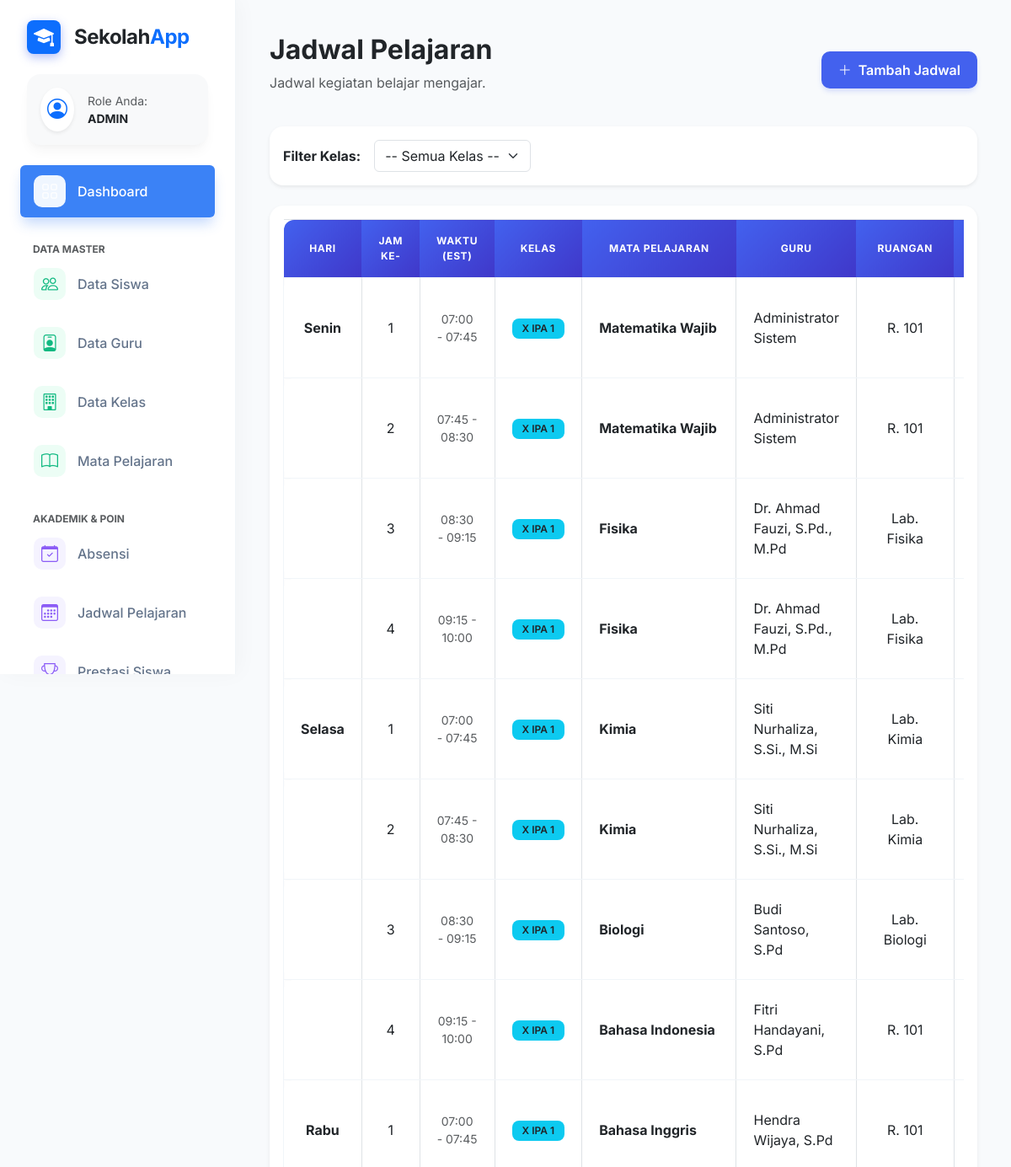
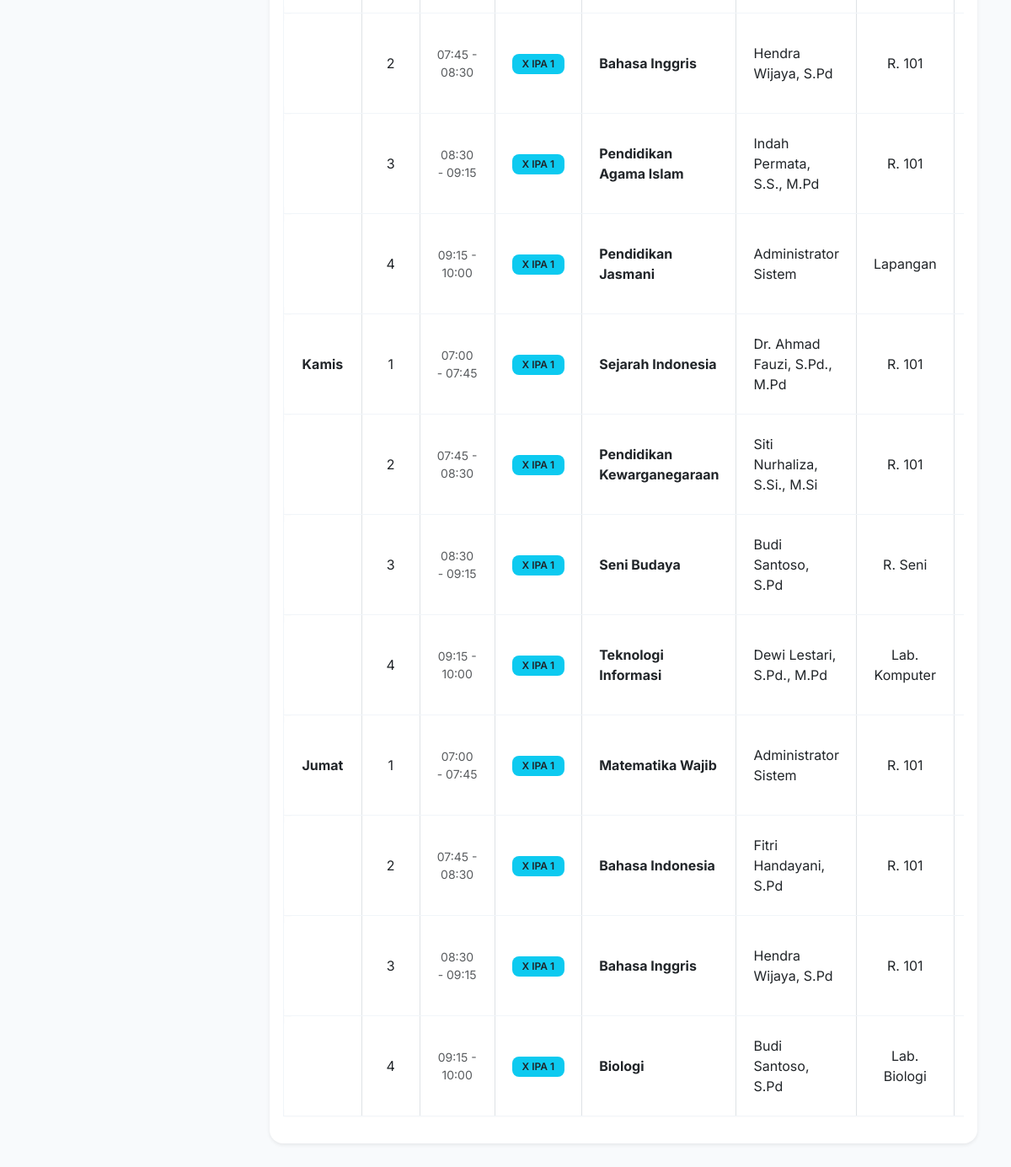
Page /jadwal (signed in) on the committed database (2 pictures, top to bottom).
### tables this page shows
CREATE TABLE `jadwal_kelas` (
  `id` INT AUTO_INCREMENT PRIMARY KEY,
  `hari` ENUM('Senin','Selasa','Rabu','Kamis','Jumat','Sabtu') NOT NULL,
  `sesi` INT NOT NULL,
  `mapel_id` INT,
  `kelas_id` INT,
  `guru_id` INT,
  `ruangan` VARCHAR(20),
  `tahun_ajaran` VARCHAR(9),
  `semester` ENUM('ganjil','genap') DEFAULT 'ganjil',
  `status` ENUM('aktif','nonaktif') DEFAULT 'aktif',
  `created_at` TIMESTAMP DEFAULT CURRENT_TIMESTAMP,
  `updated_at` TIMESTAMP DEFAULT CURRENT_TIMESTAMP ON UPDATE CURRENT_TIMESTAMP,
  UNIQUE KEY unique_jadwal (hari, sesi, kelas_id, tahun_ajaran, semester)
);

CREATE TABLE `kelas` (
  `id` INT AUTO_INCREMENT PRIMARY KEY,
  `kode_kelas` VARCHAR(10) UNIQUE NOT NULL,
  `nama_kelas` VARCHAR(50) NOT NULL,
  `tingkat` ENUM('X','XI','XII') NOT NULL,
  `jurusan` VARCHAR(50),
  `wali_kelas_id` INT NULL,
  `kapasitas` INT DEFAULT 30,
  `ruangan` VARCHAR(20),
  `tahun_ajaran` VARCHAR(9),
  `semester` ENUM('ganjil','genap') DEFAULT 'ganjil',
  `status` ENUM('aktif','nonaktif') DEFAULT 'aktif',
  `created_at` TIMESTAMP DEFAULT CURRENT_TIMESTAMP,
  `updated_at` TIMESTAMP DEFAULT CURRENT_TIMESTAMP ON UPDATE CURRENT_TIMESTAMP
);

CREATE TABLE `mata_pelajaran` (
  `id` INT AUTO_INCREMENT PRIMARY KEY,
  `kode_mapel` VARCHAR(10) UNIQUE NOT NULL,
  `nama_mapel` VARCHAR(100) NOT NULL,
  `kategori` ENUM('umum','jurusan','peminatan','ekstrakurikuler') DEFAULT 'umum',
  `tingkat` ENUM('X','XI','XII','semua') DEFAULT 'semua',
  `jurusan` VARCHAR(50),
  `guru_id` INT NULL,
  `kelas_id` INT NULL,
  `semester` ENUM('ganjil','genap','tahunan') DEFAULT 'tahunan',
  `tahun_ajaran` VARCHAR(9),
  `jam_per_minggu` INT DEFAULT 2,
  `deskripsi` TEXT,
  `status` ENUM('aktif','nonaktif') DEFAULT 'aktif',
  `created_at` TIMESTAMP DEFAULT CURRENT_TIMESTAMP,
  `updated_at` TIMESTAMP DEFAULT CURRENT_TIMESTAMP ON UPDATE CURRENT_TIMESTAMP
);

CREATE TABLE `users` (
  `id` INT AUTO_INCREMENT PRIMARY KEY,
  `username` VARCHAR(50) UNIQUE NOT NULL,
  `password` VARCHAR(255) NOT NULL,
  `nama_lengkap` VARCHAR(100) NOT NULL,
  `jenis_kelamin` ENUM('L','P') DEFAULT 'L',
  `nip` VARCHAR(30) UNIQUE,
  `tempat_lahir` VARCHAR(50),
  `tanggal_lahir` DATE,
  `alamat` TEXT,
  `no_telepon` VARCHAR(15),
  `email` VARCHAR(100) UNIQUE,
  `role` ENUM('admin','guru','siswa') DEFAULT 'guru',
  `jabatan` VARCHAR(100),
  `bidang_studi` VARCHAR(100),
  `foto` VARCHAR(255),
  `status` ENUM('aktif','nonaktif','pensiun','pindah') DEFAULT 'aktif',
  `last_login` TIMESTAMP,
  `created_at` TIMESTAMP DEFAULT CURRENT_TIMESTAMP,
  `updated_at` TIMESTAMP DEFAULT CURRENT_TIMESTAMP ON UPDATE CURRENT_TIMESTAMP
);

### controllers/JadwalController.php (called while the page is built, shortened)
<?php
class JadwalController extends BaseController
{
    public function index()
    {
        $model = $this->model('JadwalModel');
        $kelasModel = $this->model('KelasModel');
        $kelas_id = null;
        $data = [
            'title' => 'Jadwal Pelajaran',
            'jadwal' => $model->getAllJadwal($kelas_id),
            'kelas_list' => $kelasModel->getAllKelas(),
            'selected_kelas' => $kelas_id
        ];
        $this->view('jadwal/index', $data);
    }
}

### core/Router.php (called while the page is built, shortened)
<?php
class Router
{
    protected $method = 'index';
    public function __construct()
    {
        $url = $this->parseUrl();
        if (isset($url[0])) {
            $controllerName = ucfirst($url[0]) . 'Controller';
            if (file_exists(__DIR__ . '/../controllers/' . $controllerName . '.php')) {
                unset($url[0]);
            }
        }
        $this->controller = new $this->controller;
        $this->params = $url ? array_values($url) : [];
        call_user_func_array([$this->controller, $this->method], $this->params);
    }
    public function parseUrl()
    {
        if (isset($_GET['url'])) {
            return explode('/', filter_var(rtrim($_GET['url'], '/'), FILTER_SANITIZE_URL));
        }
        return [];
    }
}

### index.php (called while the page is built, shortened)
<?php
require_once 'config/database.php';
require_once 'core/Router.php';
require_once 'core/BaseModel.php';
$app = new Router();

### models/JadwalModel.php (called while the page is built, shortened)
<?php
class JadwalModel extends BaseModel
{
    public function getAllJadwal($kelas_id = null)
    {
        $sql = "SELECT j.*, m.nama_mapel, k.nama_kelas, u.nama_lengkap as nama_guru
                FROM jadwal_kelas j
                LEFT JOIN mata_pelajaran m ON j.mapel_id = m.id
                LEFT JOIN kelas k ON j.kelas_id = k.id
                LEFT JOIN users u ON j.guru_id = u.id
                WHERE j.status = 'aktif'";
        $sql .= " ORDER BY FIELD(j.hari, 'Senin','Selasa','Rabu','Kamis','Jumat','Sabtu'), j.sesi ASC";
        return $this->rawQuery($sql)->fetch_all(MYSQLI_ASSOC);
    }
}

### core/BaseModel.php (called while the page is built, shortened)
<?php
require_once __DIR__ . '/Database.php';
class BaseModel
{
    protected $db;
    public function __construct()
    {
        $this->db = new Database();
    }
    public function rawQuery($sql)
    {
        return $this->db->rawQuery($sql);
    }
}

### core/Database.php (called while the page is built, shortened)
<?php
class Database
{
    private $host = DB_HOST;
    private $user = DB_USER;
    private $pass = DB_PASS;
    private $dbname = DB_NAME;
    public $conn;
    private function connect()
    {
        $this->conn = new mysqli($this->host, $this->user, $this->pass, $this->dbname);
    }
    public function rawQuery($sql)
    {
        return $this->conn->query($sql);
    }
}

### views/jadwal/index.php (the view, shortened to what this page needs)
<div class="main-content">
    <div class="d-flex justify-content-between align-items-center mb-4">
        <div>
            <h2 class="fw-bold text-dark">Jadwal Pelajaran</h2>
            <p class="text-muted">Jadwal kegiatan belajar mengajar.</p>
        </div>
        <?php if ($_SESSION['role'] == 'admin'): ?>
            <a href="<?= BASE_URL ?>jadwal/create" class="btn btn-primary">
                <i class="bi bi-plus-lg me-2"></i>Tambah Jadwal
            </a>
        <?php endif; ?>
    </div>
    <div class="card border-0 shadow-sm mb-4">
        <div class="card-body">
            <form action="" method="GET" class="row g-3 align-items-center">
                <div class="col-auto">
                    <label class="col-form-label fw-bold">Filter Kelas:</label>
                </div>
                <div class="col-auto">
                    <select name="kelas_id" class="form-select" onchange="this.form.submit()">
                        <option value="">-- Semua Kelas --</option>
                    </select>
                </div>
            </form>
        </div>
    </div>
    <div class="card border-0 shadow-sm">
        <div class="card-body">
            <div class="table-responsive">
                <table class="table table-bordered table-hover align-middle w-100">
                    <thead class="bg-light text-center">
                        <tr>
                            <th>Hari</th>
                            <th>Jam Ke-</th>
                            <th>Waktu (Est)</th>
                            <th>Kelas</th>
                            <th>Mata Pelajaran</th>
                            <th>Guru</th>
                            <th>Ruangan</th>
                            <?php if ($_SESSION['role'] == 'admin'): ?>
                                <th width="100">Aksi</th>
                            <?php endif; ?>
                        </tr>
                    </thead>
                    <tbody>
                        <?php
                        $current_day = '';
                        if (empty($jadwal)): ?>
                            <tr>
                                <td colspan="8" class="text-center p-5 text-muted">Belum ada jadwal untuk kelas ini.</td>
                            </tr>
                        <?php else:
                            foreach ($jadwal as $row):
                                ?>
                                <tr>
                                    <td class="fw-bold bg-white text-center">
                                        <?php
                                        if ($current_day != $row['hari']) {
                                            echo $row['hari'];
                                            $current_day = $row['hari'];
                                        }
                                        ?>
                                    </td>
                                    <td class="text-center">
                                        <?= $row['sesi'] ?>
                                    </td>
                                    <td class="text-center text-muted small">
                                        <?php
                                        $start_min = 420 + ($row['sesi'] - 1) * 45;
                                        $end_min = $start_min + 45;
                                        echo sprintf("%02d:%02d - %02d:%02d", floor($start_min / 60), $start_min % 60, floor($end_min / 60), $end_min % 60);
                                        ?>
                                    </td>
                                    <td class="text-center"><span class="badge bg-info text-dark">
                                            <?= $row['nama_kelas'] ?>
                                        </span></td>
                                    <td>
                                        <div class="fw-bold">
                                            <?= $row['nama_mapel'] ?>
                                        </div>
                                    </td>
                                    <td>
                                        <?= $row['nama_guru'] ?>
                                    </td>
                                    <td class="text-center">
                                        <?= $row['ruangan'] ?>
                                    </td>
                                    <?php if ($_SESSION['role'] == 'admin'): ?>
                                        <td class="text-center">
                                        </td>
                                    <?php endif; ?>
                                </tr>
                            <?php endforeach; endif; ?>
                    </tbody>
                </table>
            </div>
        </div>
    </div>
</div>

### views/layouts/header.php (style rules this page uses)
:root { --primary-color: #4361ee; --primary-light: #eef2ff; --secondary-color: #3f37c9; --success-color: #10b981; --danger-color: #ef4444; --warning-color: #f59e0b; --info-color: #3b82f6; --sidebar-width: 280px; --bg-body: #f8fafc; --card-shadow: 0 10px 15px -3px rgba(0, 0, 0, 0.04), 0 4px 6px -2px rgba(0, 0, 0, 0.02); }
body { font-family: 'Inter', sans-serif; background-color: var(--bg-body); color: #1e293b; }
.main-content { margin-left: var(--sidebar-width); padding: 40px; }
.card { border: 1px solid #f1f5f9; border-radius: 16px; box-shadow: var(--card-shadow); transition: transform 0.2s, box-shadow 0.2s; background: #fff; }
.table:not(.calendar-table) thead th { border: none; background: linear-gradient(135deg, var(--primary-color), var(--secondary-color)); color: white; text-transform: uppercase; font-size: 0.75rem; font-weight: 700; letter-spacing: 0.05em; padding: 16px 20px; vertical-align: middle; }
.table:not(.calendar-table) thead th:first-child { border-top-left-radius: 12px; }
.table:not(.calendar-table) thead th:last-child { border-top-right-radius: 12px; }
.table:not(.calendar-table) tbody tr { background-color: #fff; box-shadow: 0 1px 3px rgba(0, 0, 0, 0.02); transition: all 0.2s; }
.table:not(.calendar-table) tbody td { padding: 16px 20px; border-top: 1px solid #f1f5f9; border-bottom: 1px solid #f1f5f9; }
.table:not(.calendar-table) tbody td:first-child { border-left: 1px solid #f1f5f9; border-top-left-radius: 12px; border-bottom-left-radius: 12px; }
.table:not(.calendar-table) tbody td:last-child { border-right: 1px solid #f1f5f9; border-top-right-radius: 12px; border-bottom-right-radius: 12px; }
.badge { padding: 6px 12px; font-weight: 600; border-radius: 8px; }
.btn { border-radius: 10px; padding: 10px 20px; font-weight: 600; transition: all 0.2s; }
.btn-primary { background-color: var(--primary-color); border: none; box-shadow: 0 4px 6px -1px rgba(67, 97, 238, 0.2); }

### rows in the picture
jadwal_kelas: hari "Senin", sesi "1", floor($start_min/60) "07", $start_min%60 "00", floor($end_min/60) "07", $end_min%60 "45", kelas.nama_kelas "X IPA 1", mapel.nama_mapel "Matematika Wajib", guru.nama_lengkap "Administrator Sistem", ruangan "R. 101"
jadwal_kelas: sesi "2", floor($start_min/60) "07", $start_min%60 "45", floor($end_min/60) "08", $end_min%60 "30", kelas.nama_kelas "X IPA 1", mapel.nama_mapel "Matematika Wajib", guru.nama_lengkap "Administrator Sistem", ruangan "R. 101"
jadwal_kelas: sesi "3", floor($start_min/60) "08", $start_min%60 "30", floor($end_min/60) "09", $end_min%60 "15", kelas.nama_kelas "X IPA 1", mapel.nama_mapel "Fisika", guru.nama_lengkap "Dr. Ahmad Fauzi, S.Pd., M.Pd", ruangan "Lab. Fisika"
jadwal_kelas: sesi "4", floor($start_min/60) "09", $start_min%60 "15", floor($end_min/60) "10", $end_min%60 "00", kelas.nama_kelas "X IPA 1", mapel.nama_mapel "Fisika", guru.nama_lengkap "Dr. Ahmad Fauzi, S.Pd., M.Pd", ruangan "Lab. Fisika"
jadwal_kelas: hari "Selasa", sesi "1", floor($start_min/60) "07", $start_min%60 "00", floor($end_min/60) "07", $end_min%60 "45", kelas.nama_kelas "X IPA 1", mapel.nama_mapel "Kimia", guru.nama_lengkap "Siti Nurhaliza, S.Si., M.Si", ruangan "Lab. Kimia"
jadwal_kelas: sesi "2", floor($start_min/60) "07", $start_min%60 "45", floor($end_min/60) "08", $end_min%60 "30", kelas.nama_kelas "X IPA 1", mapel.nama_mapel "Kimia", guru.nama_lengkap "Siti Nurhaliza, S.Si., M.Si", ruangan "Lab. Kimia"
jadwal_kelas: sesi "3", floor($start_min/60) "08", $start_min%60 "30", floor($end_min/60) "09", $end_min%60 "15", kelas.nama_kelas "X IPA 1", mapel.nama_mapel "Biologi", guru.nama_lengkap "Budi Santoso, S.Pd", ruangan "Lab. Biologi"
jadwal_kelas: sesi "4", floor($start_min/60) "09", $start_min%60 "15", floor($end_min/60) "10", $end_min%60 "00", kelas.nama_kelas "X IPA 1", mapel.nama_mapel "Bahasa Indonesia", guru.nama_lengkap "Fitri Handayani, S.Pd", ruangan "R. 101"
jadwal_kelas: hari "Rabu", sesi "1", floor($start_min/60) "07", $start_min%60 "00", floor($end_min/60) "07", $end_min%60 "45", kelas.nama_kelas "X IPA 1", mapel.nama_mapel "Bahasa Inggris", guru.nama_lengkap "Hendra Wijaya, S.Pd", ruangan "R. 101"
jadwal_kelas: sesi "2", floor($start_min/60) "07", $start_min%60 "45", floor($end_min/60) "08", $end_min%60 "30", kelas.nama_kelas "X IPA 1", mapel.nama_mapel "Bahasa Inggris", guru.nama_lengkap "Hendra Wijaya, S.Pd", ruangan "R. 101"
jadwal_kelas: sesi "3", floor($start_min/60) "08", $start_min%60 "30", floor($end_min/60) "09", $end_min%60 "15", kelas.nama_kelas "X IPA 1", mapel.nama_mapel "Pendidikan Agama Islam", guru.nama_lengkap "Indah Permata, S.S., M.Pd", ruangan "R. 101"
jadwal_kelas: sesi "4", floor($start_min/60) "09", $start_min%60 "15", floor($end_min/60) "10", $end_min%60 "00", kelas.nama_kelas "X IPA 1", mapel.nama_mapel "Pendidikan Jasmani", guru.nama_lengkap "Administrator Sistem", ruangan "Lapangan"
jadwal_kelas: hari "Kamis", sesi "1", floor($start_min/60) "07", $start_min%60 "00", floor($end_min/60) "07", $end_min%60 "45", kelas.nama_kelas "X IPA 1", mapel.nama_mapel "Sejarah Indonesia", guru.nama_lengkap "Dr. Ahmad Fauzi, S.Pd., M.Pd", ruangan "R. 101"
jadwal_kelas: sesi "2", floor($start_min/60) "07", $start_min%60 "45", floor($end_min/60) "08", $end_min%60 "30", kelas.nama_kelas "X IPA 1", mapel.nama_mapel "Pendidikan Kewarganegaraan", guru.nama_lengkap "Siti Nurhaliza, S.Si., M.Si", ruangan "R. 101"
jadwal_kelas: sesi "3", floor($start_min/60) "08", $start_min%60 "30", floor($end_min/60) "09", $end_min%60 "15", kelas.nama_kelas "X IPA 1", mapel.nama_mapel "Seni Budaya", guru.nama_lengkap "Budi Santoso, S.Pd", ruangan "R. Seni"
jadwal_kelas: sesi "4", floor($start_min/60) "09", $start_min%60 "15", floor($end_min/60) "10", $end_min%60 "00", kelas.nama_kelas "X IPA 1", mapel.nama_mapel "Teknologi Informasi", guru.nama_lengkap "Dewi Lestari, S.Pd., M.Pd", ruangan "Lab. Komputer"
jadwal_kelas: hari "Jumat", sesi "1", floor($start_min/60) "07", $start_min%60 "00", floor($end_min/60) "07", $end_min%60 "45", kelas.nama_kelas "X IPA 1", mapel.nama_mapel "Matematika Wajib", guru.nama_lengkap "Administrator Sistem", ruangan "R. 101"
jadwal_kelas: sesi "2", floor($start_min/60) "07", $start_min%60 "45", floor($end_min/60) "08", $end_min%60 "30", kelas.nama_kelas "X IPA 1", mapel.nama_mapel "Bahasa Indonesia", guru.nama_lengkap "Fitri Handayani, S.Pd", ruangan "R. 101"
jadwal_kelas: sesi "3", floor($start_min/60) "08", $start_min%60 "30", floor($end_min/60) "09", $end_min%60 "15", kelas.nama_kelas "X IPA 1", mapel.nama_mapel "Bahasa Inggris", guru.nama_lengkap "Hendra Wijaya, S.Pd", ruangan "R. 101"
jadwal_kelas: sesi "4", floor($start_min/60) "09", $start_min%60 "15", floor($end_min/60) "10", $end_min%60 "00", kelas.nama_kelas "X IPA 1", mapel.nama_mapel "Biologi", guru.nama_lengkap "Budi Santoso, S.Pd", ruangan "Lab. Biologi"

### other values in the picture
$role "ADMIN"
